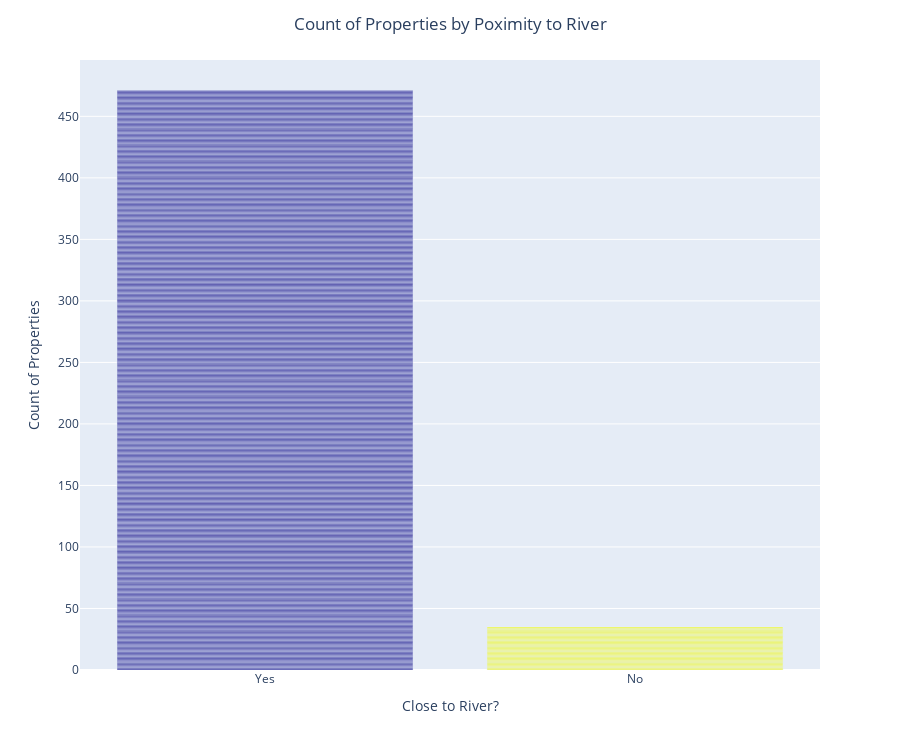

The code cell stored with this chart in its notebook:
### Markdown cell above
#### Next to the River? ⛵️

**Challenge**

Create a bar chart with plotly for CHAS to show many more homes are away from the river versus next to it. The bar chart should look something like this:

<img src=https://i.imgur.com/AHwoQ6l.png height=350>

You can make your life easier by providing a list of values for the x-axis (e.g., `x=['No', 'Yes']`)

### Code cell
import plotly.io as pio

chas =px.bar(
    data_frame=data,
    x='CHAS',
    y=data.index.value_counts(),
    color='CHAS',
    height=750,
)
chas.update_layout(
    title = 'Count of Properties by Poximity to River',
    title_x = 0.5,
    xaxis_title = 'Close to River?',
    yaxis_title = 'Count of Properties',
    coloraxis_showscale=False,
    xaxis = dict(
        tickmode = 'array',
        tickvals = [-0.5, 0, 0.5, 1, 1.5],
        ticktext = ['', 'Yes', '', 'No', '']),
)
chas.show()
pio.write_image(chas, 'images/chas.png')
# chas.write_image(file = 'images/CHAS.png')

# Had a total nightmare getting static image to save to disk!

### Figure 1 — Plotly figure (JSON) as saved in the notebook; plotly's stock layout.template omitted (floating-point values rounded to 4 significant figures; data arrays with more than 128 entries replaced by an {"elided": "..."} marker saying what was removed)
{"data": [{"hovertemplate": "CHAS=%{marker.color}<br>y=%{y}<extra></extra>", "legendgroup": "", "marker": {"color": {"elided": "506 float values"}, "coloraxis": "coloraxis", "pattern": {"shape": ""}}, "name": "", "orientation": "v", "showlegend": false, "textposition": "auto", "type": "bar", "x": {"elided": "506 float values"}, "xaxis": "x", "y": {"elided": "506 int values"}, "yaxis": "y"}], "layout": {"barmode": "relative", "coloraxis": {"colorbar": {"title": {"text": "CHAS"}}, "colorscale": [[0, "#0d0887"], [0.1111, "#46039f"], [0.2222, "#7201a8"], [0.3333, "#9c179e"], [0.4444, "#bd3786"], [0.5556, "#d8576b"], [0.6667, "#ed7953"], [0.7778, "#fb9f3a"], [0.8889, "#fdca26"], [1, "#f0f921"]], "showscale": false}, "height": 750, "legend": {"tracegroupgap": 0}, "margin": {"t": 60}, "title": {"text": "Count of Properties by Poximity to River", "x": 0.5}, "xaxis": {"anchor": "y", "domain": [0, 1], "tickmode": "array", "ticktext": ["", "Yes", "", "No", ""], "tickvals": [-0.5, 0, 0.5, 1, 1.5], "title": {"text": "Close to River?"}}, "yaxis": {"anchor": "x", "domain": [0, 1], "title": {"text": "Count of Properties"}}}}
